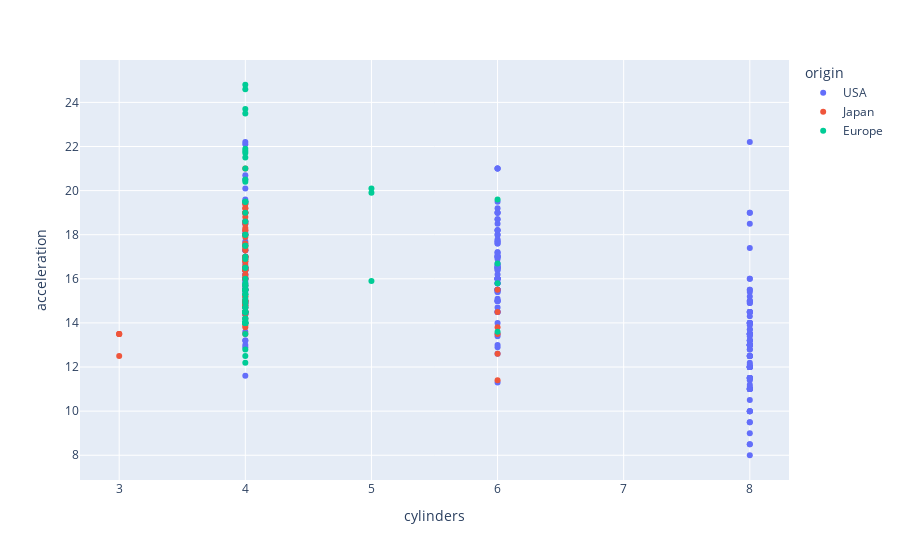

Notebook code cell kept with this figure:
### Code cell
fig = px.scatter(df_autos, x="cylinders", y="acceleration", color='origin')
fig.show()

### Figure 1 — Plotly figure (JSON) as saved in the notebook; plotly's stock layout.template omitted (floating-point values rounded to 4 significant figures; data arrays with more than 128 entries replaced by an {"elided": "..."} marker saying what was removed)
{"data": [{"hovertemplate": "origin=USA<br>cylinders=%{x}<br>acceleration=%{y}<extra></extra>", "legendgroup": "USA", "marker": {"color": "#636efa", "symbol": "circle"}, "mode": "markers", "name": "USA", "orientation": "v", "showlegend": true, "type": "scatter", "x": {"elided": "245 int values"}, "xaxis": "x", "y": {"elided": "245 float values"}, "yaxis": "y"}, {"hovertemplate": "origin=Japan<br>cylinders=%{x}<br>acceleration=%{y}<extra></extra>", "legendgroup": "Japan", "marker": {"color": "#EF553B", "symbol": "circle"}, "mode": "markers", "name": "Japan", "orientation": "v", "showlegend": true, "type": "scatter", "x": [4, 4, 4, 4, 4, 4, 4, 3, 4, 4, 4, 4, 4, 3, 6, 4, 4, 4, 4, 4, 4, 4, 4, 4, 4, 4, 4, 6, 4, 4, 4, 4, 6, 3, 4, 4, 4, 4, 4, 4, 4, 4, 4, 4, 4, 4, 4, 4, 4, 4, 4, 4, 4, 4, 6, 3, 4, 4, 4, 4, 4, 4, 4, 4, 4, 4, 6, 6, 4, 4, 4, 4, 4, 4, 4, 4, 4], "xaxis": "x", "y": [15, 14.5, 14.5, 14, 19, 18, 15.5, 13.5, 17, 14.5, 16.5, 19, 16.5, 13.5, 13.5, 19, 21, 16.5, 19, 15, 16, 13.5, 17, 17.5, 17.4, 17, 16.4, 15.5, 18.5, 16.8, 18.2, 16.4, 14.5, 13.5, 19.4, 18.6, 16.4, 14.2, 14.7, 14.8, 14.9, 16.6, 15.2, 19.2, 18.8, 16.4, 15.5, 17.5, 15, 15.2, 17.9, 19.2, 13.8, 18, 11.4, 12.5, 17, 16.9, 16.1, 19.4, 17.3, 16, 14.4, 16.8, 14.8, 18.3, 12.6, 13.8, 18.2, 17.6, 14.5, 14.5, 16.9, 15, 15.7, 16.2, 13.9], "yaxis": "y"}, {"hovertemplate": "origin=Europe<br>cylinders=%{x}<br>acceleration=%{y}<extra></extra>", "legendgroup": "Europe", "marker": {"color": "#00cc96", "symbol": "circle"}, "mode": "markers", "name": "Europe", "orientation": "v", "showlegend": true, "type": "scatter", "x": [4, 4, 4, 4, 4, 4, 4, 4, 4, 4, 4, 4, 4, 4, 4, 4, 4, 4, 4, 4, 4, 4, 4, 4, 4, 4, 4, 4, 4, 4, 4, 4, 4, 4, 4, 4, 4, 4, 4, 4, 6, 4, 4, 4, 4, 4, 5, 6, 4, 6, 4, 4, 5, 4, 4, 4, 4, 4, 4, 5, 4, 4, 4, 4, 4, 6, 4, 4], "xaxis": "x", "y": [20.5, 17.5, 14.5, 17.5, 12.5, 14, 19.5, 14.5, 19, 23.5, 14.5, 18, 19.5, 18, 21, 15.5, 19.5, 15.5, 14, 15.5, 14, 16.5, 15.5, 14.5, 15.5, 14, 16, 16.5, 14, 15, 17, 14.5, 13.5, 15.5, 16.9, 15.3, 14.2, 12.2, 15.7, 21.9, 16.7, 18.6, 14.5, 14.1, 12.8, 21.5, 15.9, 13.6, 15.7, 15.8, 14.9, 14, 20.1, 24.8, 14.7, 14.7, 15.8, 21.7, 23.7, 19.9, 21.8, 15.3, 15.1, 14.2, 20.4, 19.6, 15.3, 24.6], "yaxis": "y"}], "layout": {"legend": {"title": {"text": "origin"}, "tracegroupgap": 0}, "margin": {"t": 60}, "xaxis": {"anchor": "y", "domain": [0, 1], "title": {"text": "cylinders"}}, "yaxis": {"anchor": "x", "domain": [0, 1], "title": {"text": "acceleration"}}}}
